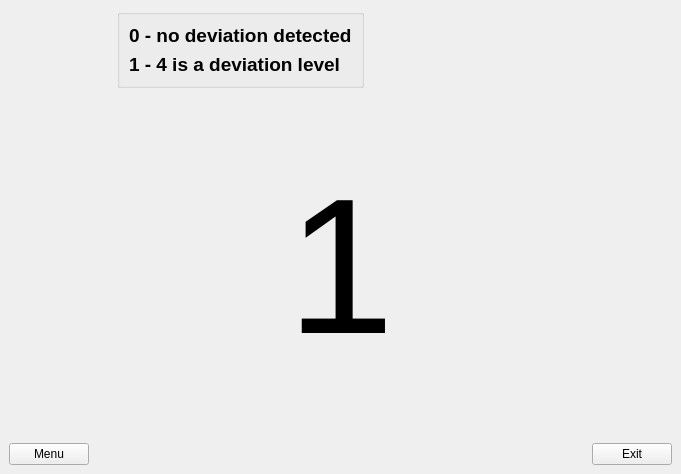
<?xml version="1.0" encoding="UTF-8"?>
<ui version="4.0">
 <class>ResultMenu</class>
 <widget class="QMainWindow" name="ResultMenu">
  <property name="geometry">
   <rect>
    <x>0</x>
    <y>0</y>
    <width>681</width>
    <height>474</height>
   </rect>
  </property>
  <property name="windowTitle">
   <string>Result</string>
  </property>
  <widget class="QWidget" name="centralwidget">
   <layout class="QVBoxLayout" name="verticalLayout_2">
    <item>
     <layout class="QHBoxLayout" name="horizontalLayout">
      <item>
       <spacer name="horizontalSpacer_2">
        <property name="orientation">
         <enum>Qt::Horizontal</enum>
        </property>
        <property name="sizeHint" stdset="0">
         <size>
          <width>40</width>
          <height>20</height>
         </size>
        </property>
       </spacer>
      </item>
      <item>
       <widget class="QGroupBox" name="groupBox">
        <property name="autoFillBackground">
         <bool>true</bool>
        </property>
        <property name="title">
         <string/>
        </property>
        <layout class="QVBoxLayout" name="verticalLayout">
         <item>
          <widget class="QLabel" name="label">
           <property name="font">
            <font>
             <pointsize>14</pointsize>
             <weight>75</weight>
             <bold>true</bold>
            </font>
           </property>
           <property name="text">
            <string>0 - no deviation detected</string>
           </property>
          </widget>
         </item>
         <item>
          <widget class="QLabel" name="label_2">
           <property name="font">
            <font>
             <pointsize>14</pointsize>
             <weight>75</weight>
             <bold>true</bold>
            </font>
           </property>
           <property name="text">
            <string>1 - 4 is a deviation level</string>
           </property>
          </widget>
         </item>
        </layout>
       </widget>
      </item>
      <item>
       <spacer name="horizontalSpacer">
        <property name="orientation">
         <enum>Qt::Horizontal</enum>
        </property>
        <property name="sizeHint" stdset="0">
         <size>
          <width>308</width>
          <height>20</height>
         </size>
        </property>
       </spacer>
      </item>
     </layout>
    </item>
    <item>
     <spacer name="verticalSpacer">
      <property name="orientation">
       <enum>Qt::Vertical</enum>
      </property>
      <property name="sizeHint" stdset="0">
       <size>
        <width>20</width>
        <height>55</height>
       </size>
      </property>
     </spacer>
    </item>
    <item>
     <layout class="QHBoxLayout" name="horizontalLayout_2">
      <item>
       <spacer name="horizontalSpacer_3">
        <property name="orientation">
         <enum>Qt::Horizontal</enum>
        </property>
        <property name="sizeHint" stdset="0">
         <size>
          <width>198</width>
          <height>20</height>
         </size>
        </property>
       </spacer>
      </item>
      <item>
       <widget class="QLabel" name="result_label">
        <property name="font">
         <font>
          <pointsize>145</pointsize>
         </font>
        </property>
        <property name="text">
         <string>1</string>
        </property>
       </widget>
      </item>
      <item>
       <spacer name="horizontalSpacer_4">
        <property name="orientation">
         <enum>Qt::Horizontal</enum>
        </property>
        <property name="sizeHint" stdset="0">
         <size>
          <width>218</width>
          <height>20</height>
         </size>
        </property>
       </spacer>
      </item>
     </layout>
    </item>
    <item>
     <spacer name="verticalSpacer_2">
      <property name="orientation">
       <enum>Qt::Vertical</enum>
      </property>
      <property name="sizeHint" stdset="0">
       <size>
        <width>20</width>
        <height>58</height>
       </size>
      </property>
     </spacer>
    </item>
    <item>
     <layout class="QHBoxLayout" name="horizontalLayout_3">
      <item>
       <widget class="QPushButton" name="pushButton_menu">
        <property name="text">
         <string>Menu</string>
        </property>
       </widget>
      </item>
      <item>
       <spacer name="horizontalSpacer_5">
        <property name="orientation">
         <enum>Qt::Horizontal</enum>
        </property>
        <property name="sizeHint" stdset="0">
         <size>
          <width>438</width>
          <height>20</height>
         </size>
        </property>
       </spacer>
      </item>
      <item>
       <widget class="QPushButton" name="pushButton_exit">
        <property name="text">
         <string>Exit</string>
        </property>
       </widget>
      </item>
     </layout>
    </item>
   </layout>
  </widget>
 </widget>
 <tabstops>
  <tabstop>pushButton_menu</tabstop>
  <tabstop>pushButton_exit</tabstop>
 </tabstops>
 <resources/>
 <connections/>
</ui>
